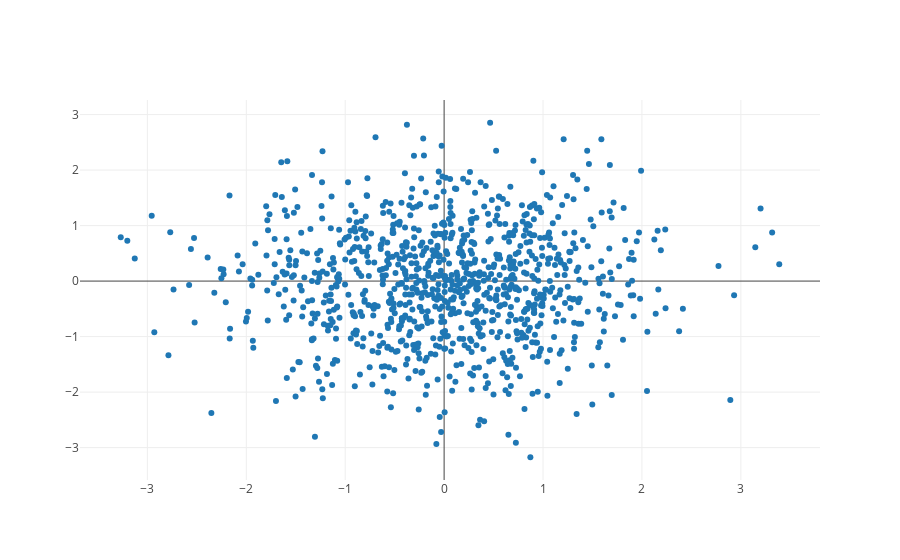

The cell this chart's notebook holds for it:
### Code cell
import plotly as py
import plotly.graph_objs as go
import numpy as np

# create random data with numpy

N = 1000
random_x = np.random.randn(N)
random_y = np.random.randn(N)

# create a trace
trace = go.Scatter(
    x = random_x,
    y = random_y,
    mode = 'markers')

data = [trace]

#plot and embed in ipython notebook

py.offline.iplot(data,filename = 'basic-scatter')

### Figure 1 — Plotly figure (JSON) as saved in the notebook; plotly's stock layout.template omitted (floating-point values rounded to 4 significant figures; data arrays with more than 128 entries replaced by an {"elided": "..."} marker saying what was removed)
{"data": [{"mode": "markers", "type": "scatter", "x": {"elided": "1000 float values"}, "y": {"elided": "1000 float values"}}], "layout": {}}
